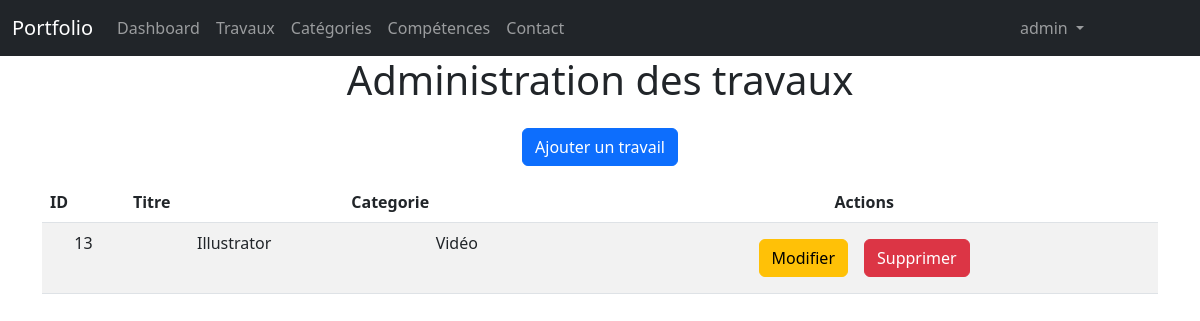
Before: /admin/products.php (signed in) with the older database file.
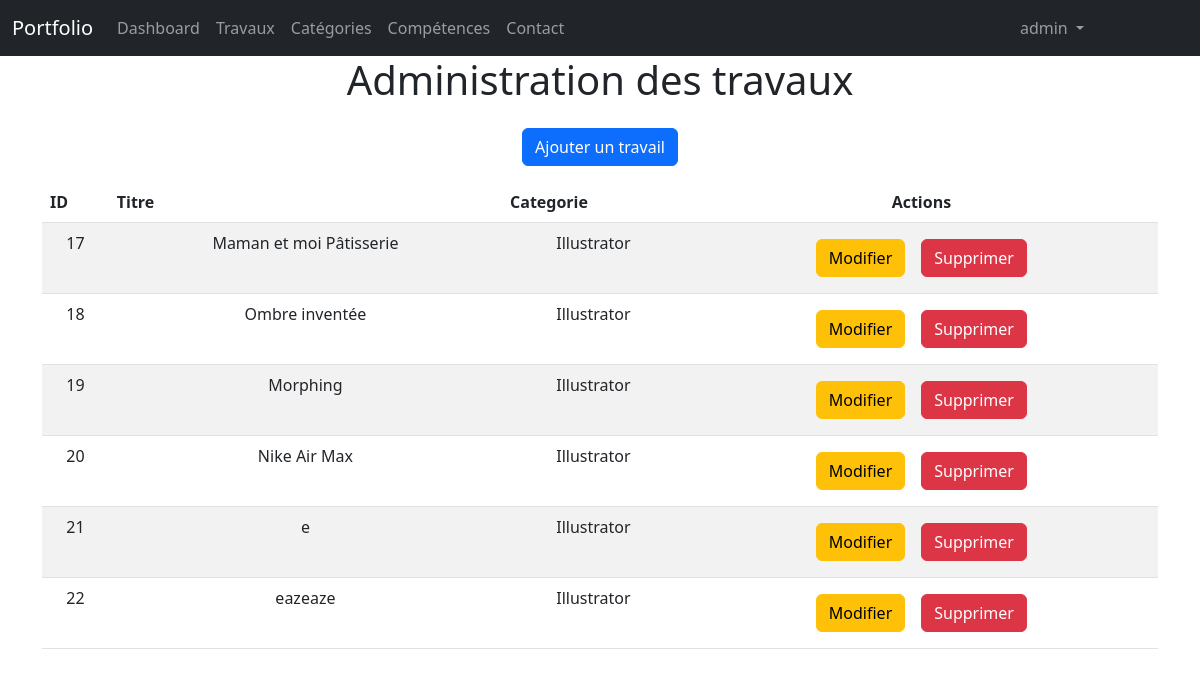
After: the same page with the newer database file.
### tables this page shows
CREATE TABLE IF NOT EXISTS `galerie` (
  `id` int NOT NULL AUTO_INCREMENT,
  `frontPage` tinyint(1) NOT NULL,
  `id_categorie` int NOT NULL,
  `nom` varchar(255) NOT NULL,
  `description` text NOT NULL,
  `image` text NOT NULL,
  PRIMARY KEY (`id`)
);

CREATE TABLE IF NOT EXISTS `categories` (
  `id` int NOT NULL AUTO_INCREMENT,
  `nom` varchar(255) NOT NULL,
  PRIMARY KEY (`id`)
);

### admin/products.php (the view, shortened to what this page needs)
<?php
    require "../connexion.php";
    $limit=10;
?>
<!DOCTYPE html>
<html lang="fr">
<head>
    <link rel="stylesheet" href="../bootstrap/css/bootstrap.min.css">
    <link rel="stylesheet" href="adminstyle.css">
</head>
<body>
    <?php
        include("partials/header.php");
    ?>
    <div class="container">
        <h1>Administration des travaux</h1>
        <div>
            <a href="addProduct.php" class="btn btn-primary my-3">Ajouter un travail</a>
        </div>
        <?php
            if(isset($_GET['page']))
            {
                $pg = $_GET['page'];
            }else{
                $pg = 1;
            }
            $offset=($pg-1)*$limit;
        ?>
        <table class="table table-striped">
            <thead>
                <tr>
                    <th>ID</th>
                    <th>Titre</th>
                    <th>Categorie</th>
                    <th class="text-center">Actions</th>
                </tr>
            </thead>
            <tbody>
                <?php
                    $req = $bdd->prepare("SELECT galerie.id as gid, galerie.nom as gnom, categories.nom as cnom FROM galerie INNER JOIN categories ON galerie.id_categorie = categories.id LIMIT :offset, :mylimit");
                    $req->bindParam(':offset',$offset, PDO::PARAM_INT);
                    $req->bindParam(':mylimit',$limit, PDO::PARAM_INT);
                    $req->execute();
                    while($don = $req->fetch())
                    {
                        echo "<tr>";
                            echo "<td>".$don['gid']."</td>";
                            echo "<td>".$don['gnom']."</td>";
                            echo "<td>".$don['cnom']."</td>";
                            echo "<td class='text-center'>";
                                echo "<a href='updateProduct.php?id=".$don['gid']."' class='btn btn-warning m-2'>Modifier</a>";
                                echo "<a href='products.php?delete=".$don['gid']."' class='btn btn-danger m-2'>Supprimer</a>";
                            echo "</td>";
                        echo "</tr>";
                    }
                ?>
            </tbody>
        </table>
    </div>
</body>
</html>

### admin/partials/header.php (shortened to what this page needs)
<nav class="navbar navbar-expand-lg bg-dark navbar-dark">
    <div class="container-fluid">
        <a class="navbar-brand" href="../index.php">Portfolio</a>
        <div class="collapse navbar-collapse" id="navbarNavDropdown">
            <ul class="navbar-nav">
                <li class="nav-item">
                    <a class="nav-link" href="dashboard.php">Dashboard</a>
                </li>
                <li class="nav-item">
                    <a class="nav-link" href="products.php">Travaux</a>
                </li>
                <li class="nav-item">
                    <a class="nav-link" href="categories.php">Catégories</a>
                </li>
                <li class="nav-item">
                    <a class="nav-link" href="skills.php">Compétences</a>
                </li>
                <li class="nav-item">
                    <a class="nav-link" href="contact.php">Contact</a>
                </li>
            </ul>
            <ul class="navbar-nav ms-auto me-5">
                <li class="nav-item dropdown me-5">
                    <a class="nav-link dropdown-toggle" href="#" role="button" data-bs-toggle="dropdown" aria-expanded="false">
                        <?= $_SESSION['login'] ?>
                    </a>
                </li>
            </ul>
        </div>
    </div>
    </nav>

### admin/adminstyle.css (style rules this page uses)
* { margin: 0; padding: 0; }
.container { margin-bottom: 200px; display: flex; flex-direction: column; align-items: center; }
td { text-align: center }

Changed rows visible on the page:
removed galerie: id "13", nom "Illustrator", id_categorie.nom "Vidéo"
added galerie: id "17", nom "Maman et moi Pâtisserie", id_categorie.nom "Illustrator"
added galerie: id "18", nom "Ombre inventée", id_categorie.nom "Illustrator"
added galerie: id "19", nom "Morphing", id_categorie.nom "Illustrator"
added galerie: id "20", nom "Nike Air Max", id_categorie.nom "Illustrator"
added galerie: id "21", nom "e", id_categorie.nom "Illustrator"
added galerie: id "22", nom "eazeaze", id_categorie.nom "Illustrator"
